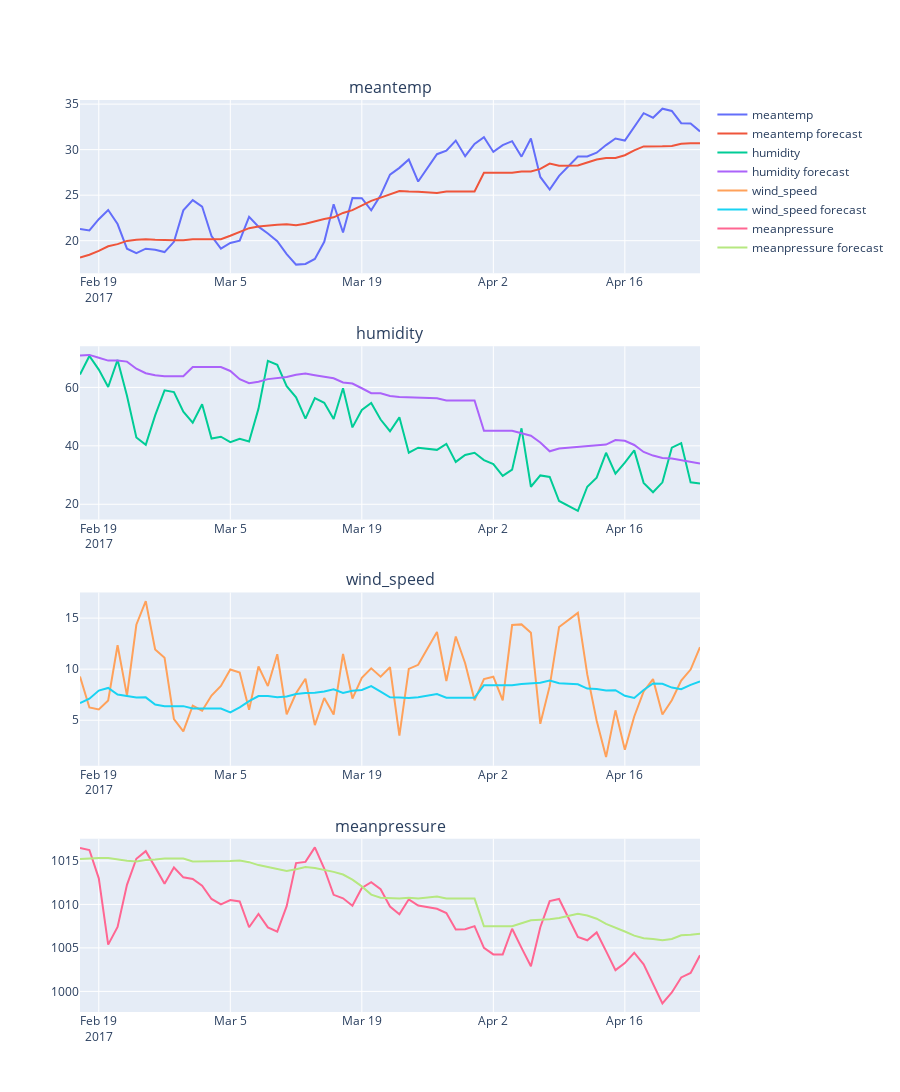

The cell this chart's notebook holds for it:
### Markdown cell above
Plotting our models forecast with the training set target.

### Code cell
fig = make_subplots(rows=4, cols=1, vertical_spacing=0.08,subplot_titles=('meantemp', 'humidity',
                                    "wind_speed" ,'meanpressure'))

row = 1
for col,fcst in KNNforecasts.items():
    
    fig.append_trace(go.Scatter(x=test['ds'], y=test[col],name=col),
              row=row, col=1)
    fig.append_trace(go.Scatter(x=test['ds'], y=fcst, name = col+' forecast'),
              row=row, col=1)
    row +=1
fig.update_layout(height=1600)
fig.show()
